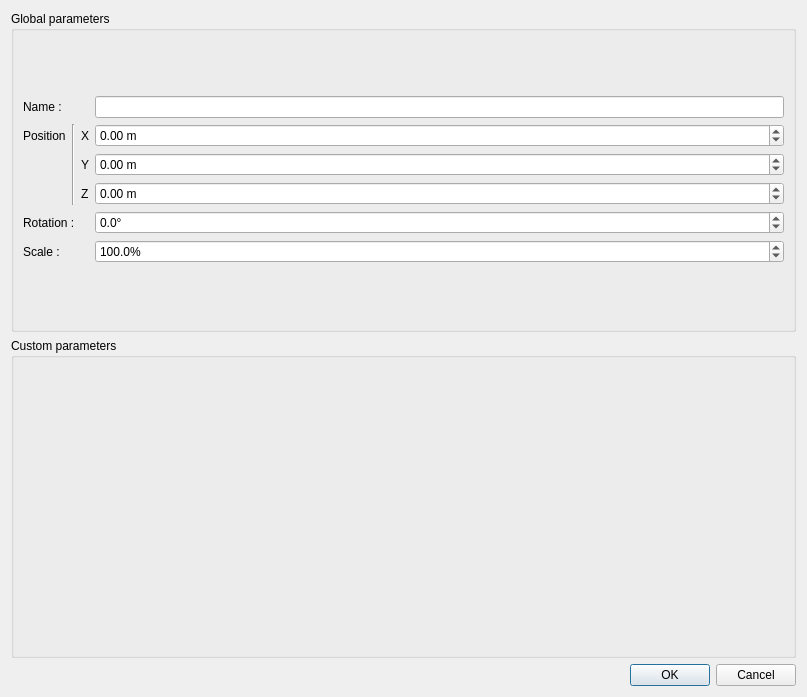
<?xml version="1.0" encoding="UTF-8"?>
<ui version="4.0">
 <class>AssetEditionDialog</class>
 <widget class="QDialog" name="AssetEditionDialog">
  <property name="geometry">
   <rect>
    <x>0</x>
    <y>0</y>
    <width>807</width>
    <height>697</height>
   </rect>
  </property>
  <property name="windowTitle">
   <string notr="true">Dialog</string>
  </property>
  <layout class="QGridLayout" name="gridLayout_2">
   <item row="0" column="0">
    <layout class="QGridLayout" name="gridLayout">
     <item row="0" column="0">
      <widget class="QGroupBox" name="globalParamsBox">
       <property name="title">
        <string>Global parameters</string>
       </property>
       <layout class="QGridLayout" name="gridLayout_4">
        <item row="0" column="0">
         <layout class="QGridLayout" name="globalParamsGrid">
          <item row="1" column="0">
           <widget class="QLabel" name="posLabel">
            <property name="text">
             <string>Position</string>
            </property>
           </widget>
          </item>
          <item row="0" column="0" colspan="3">
           <widget class="QLabel" name="nameLabel">
            <property name="text">
             <string>Name :</string>
            </property>
           </widget>
          </item>
          <item row="5" column="0" colspan="3">
           <widget class="QLabel" name="scaleLabel">
            <property name="text">
             <string>Scale :</string>
            </property>
           </widget>
          </item>
          <item row="2" column="2">
           <widget class="QLabel" name="posYLabel">
            <property name="text">
             <string>Y</string>
            </property>
           </widget>
          </item>
          <item row="5" column="3">
           <widget class="QDoubleSpinBox" name="scaleSpinBox">
            <property name="locale">
             <locale language="English" country="UnitedStates"/>
            </property>
            <property name="suffix">
             <string notr="true">%</string>
            </property>
            <property name="decimals">
             <number>1</number>
            </property>
            <property name="minimum">
             <double>5.000000000000000</double>
            </property>
            <property name="maximum">
             <double>500.000000000000000</double>
            </property>
            <property name="singleStep">
             <double>5.000000000000000</double>
            </property>
            <property name="value">
             <double>100.000000000000000</double>
            </property>
           </widget>
          </item>
          <item row="1" column="2">
           <widget class="QLabel" name="posXLabel">
            <property name="text">
             <string>X</string>
            </property>
           </widget>
          </item>
          <item row="1" column="1" rowspan="3">
           <widget class="Line" name="posVLine">
            <property name="orientation">
             <enum>Qt::Vertical</enum>
            </property>
           </widget>
          </item>
          <item row="3" column="3">
           <widget class="QDoubleSpinBox" name="posZSpinBox">
            <property name="locale">
             <locale language="English" country="UnitedStates"/>
            </property>
            <property name="suffix">
             <string notr="true"> m</string>
            </property>
            <property name="minimum">
             <double>-100.000000000000000</double>
            </property>
            <property name="maximum">
             <double>100.000000000000000</double>
            </property>
           </widget>
          </item>
          <item row="3" column="2">
           <widget class="QLabel" name="posZLabel">
            <property name="text">
             <string>Z</string>
            </property>
           </widget>
          </item>
          <item row="1" column="3">
           <widget class="QDoubleSpinBox" name="posXSpinBox">
            <property name="locale">
             <locale language="English" country="UnitedStates"/>
            </property>
            <property name="suffix">
             <string notr="true"> m</string>
            </property>
            <property name="minimum">
             <double>-100.000000000000000</double>
            </property>
            <property name="maximum">
             <double>100.000000000000000</double>
            </property>
           </widget>
          </item>
          <item row="0" column="3">
           <widget class="QLineEdit" name="nameLineEdit">
            <property name="text">
             <string notr="true"/>
            </property>
           </widget>
          </item>
          <item row="2" column="3">
           <widget class="QDoubleSpinBox" name="posYSpinBox">
            <property name="locale">
             <locale language="English" country="UnitedStates"/>
            </property>
            <property name="suffix">
             <string notr="true"> m</string>
            </property>
            <property name="minimum">
             <double>-100.000000000000000</double>
            </property>
            <property name="maximum">
             <double>100.000000000000000</double>
            </property>
           </widget>
          </item>
          <item row="4" column="0" colspan="3">
           <widget class="QLabel" name="rotationLabel">
            <property name="text">
             <string>Rotation :</string>
            </property>
           </widget>
          </item>
          <item row="4" column="3">
           <widget class="QDoubleSpinBox" name="rotationSpinBox">
            <property name="suffix">
             <string notr="true">°</string>
            </property>
            <property name="decimals">
             <number>1</number>
            </property>
            <property name="minimum">
             <double>-360.000000000000000</double>
            </property>
            <property name="maximum">
             <double>360.000000000000000</double>
            </property>
            <property name="singleStep">
             <double>5.000000000000000</double>
            </property>
           </widget>
          </item>
         </layout>
        </item>
       </layout>
      </widget>
     </item>
     <item row="1" column="0">
      <widget class="QGroupBox" name="customParamsBox">
       <property name="title">
        <string>Custom parameters</string>
       </property>
       <layout class="QGridLayout" name="gridLayout_6">
        <item row="0" column="0">
         <layout class="QGridLayout" name="customParamsGrid"/>
        </item>
       </layout>
      </widget>
     </item>
    </layout>
   </item>
   <item row="1" column="0">
    <widget class="QDialogButtonBox" name="buttonBox">
     <property name="orientation">
      <enum>Qt::Horizontal</enum>
     </property>
     <property name="standardButtons">
      <set>QDialogButtonBox::Cancel|QDialogButtonBox::Ok</set>
     </property>
    </widget>
   </item>
  </layout>
 </widget>
 <resources/>
 <connections>
  <connection>
   <sender>buttonBox</sender>
   <signal>accepted()</signal>
   <receiver>AssetEditionDialog</receiver>
   <slot>accept()</slot>
   <hints>
    <hint type="sourcelabel">
     <x>248</x>
     <y>254</y>
    </hint>
    <hint type="destinationlabel">
     <x>157</x>
     <y>274</y>
    </hint>
   </hints>
  </connection>
  <connection>
   <sender>buttonBox</sender>
   <signal>rejected()</signal>
   <receiver>AssetEditionDialog</receiver>
   <slot>reject()</slot>
   <hints>
    <hint type="sourcelabel">
     <x>316</x>
     <y>260</y>
    </hint>
    <hint type="destinationlabel">
     <x>286</x>
     <y>274</y>
    </hint>
   </hints>
  </connection>
  <connection>
   <sender>nameLineEdit</sender>
   <signal>textChanged(QString)</signal>
   <receiver>AssetEditionDialog</receiver>
   <slot>setWindowTitle(QString)</slot>
   <hints>
    <hint type="sourcelabel">
     <x>435</x>
     <y>62</y>
    </hint>
    <hint type="destinationlabel">
     <x>403</x>
     <y>348</y>
    </hint>
   </hints>
  </connection>
 </connections>
</ui>
